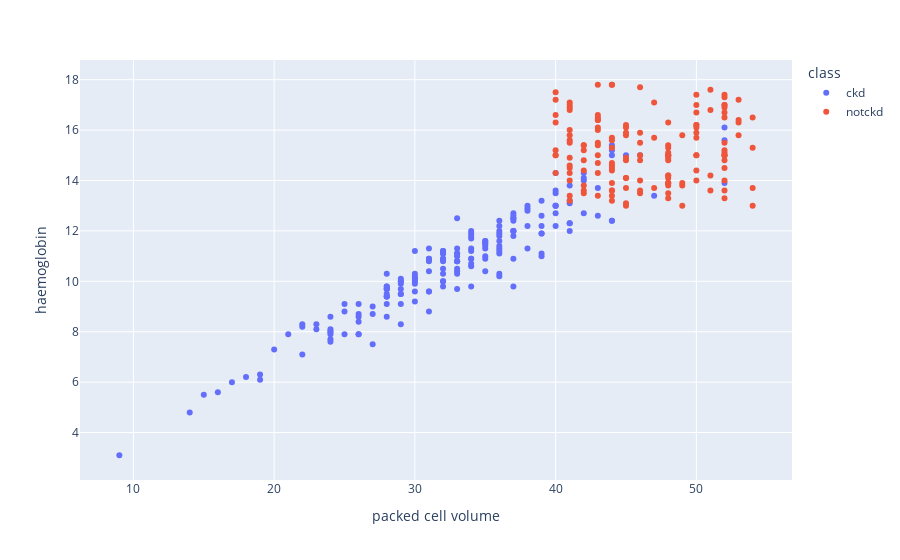

The code cell stored with this chart in its notebook:
### Code cell
scatters('packed cell volume','haemoglobin')

### Figure 1 — Plotly figure (JSON) as saved in the notebook; plotly's stock layout.template omitted (floating-point values rounded to 4 significant figures; data arrays with more than 128 entries replaced by an {"elided": "..."} marker saying what was removed)
{"data": [{"hovertemplate": "class=ckd<br>packed cell volume=%{x}<br>haemoglobin=%{y}<extra></extra>", "legendgroup": "ckd", "marker": {"color": "#636efa", "symbol": "circle"}, "mode": "markers", "name": "ckd", "orientation": "v", "showlegend": true, "type": "scatter", "x": {"elided": "250 int values"}, "xaxis": "x", "y": {"elided": "250 float values"}, "yaxis": "y"}, {"hovertemplate": "class=notckd<br>packed cell volume=%{x}<br>haemoglobin=%{y}<extra></extra>", "legendgroup": "notckd", "marker": {"color": "#EF553B", "symbol": "circle"}, "mode": "markers", "name": "notckd", "orientation": "v", "showlegend": true, "type": "scatter", "x": {"elided": "150 int values"}, "xaxis": "x", "y": {"elided": "150 float values"}, "yaxis": "y"}], "layout": {"legend": {"title": {"text": "class"}, "tracegroupgap": 0}, "margin": {"t": 60}, "xaxis": {"anchor": "y", "domain": [0, 1], "title": {"text": "packed cell volume"}}, "yaxis": {"anchor": "x", "domain": [0, 1], "title": {"text": "haemoglobin"}}}}
